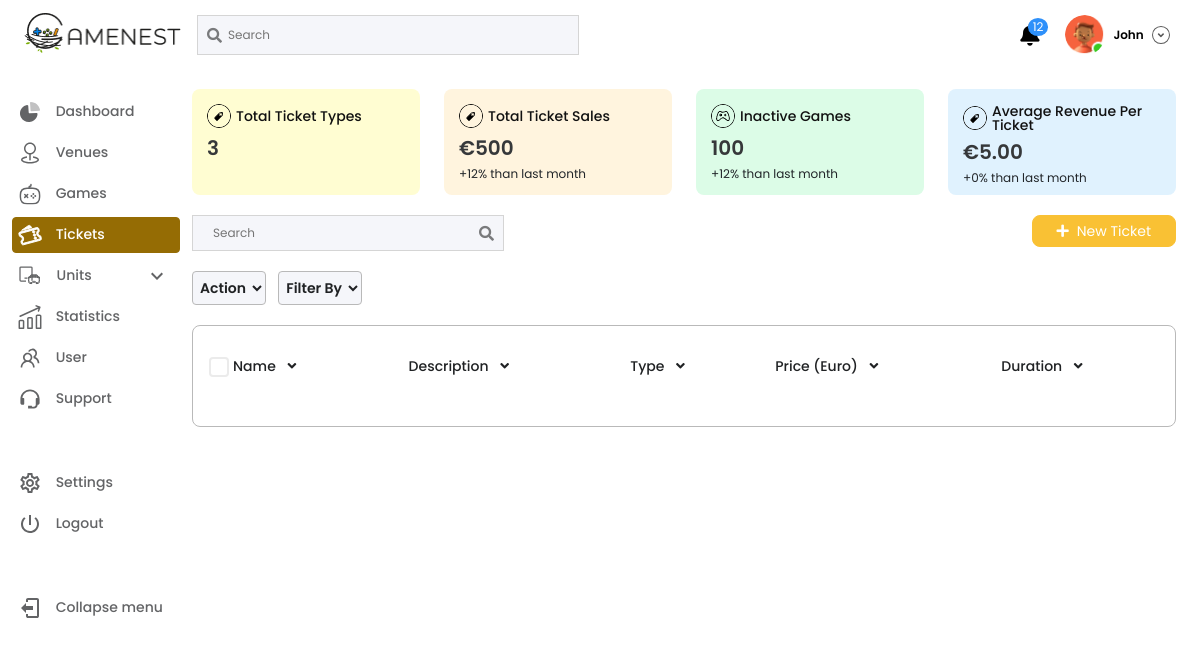
/tickets (signed in), run on an earlier commit of the app's database.
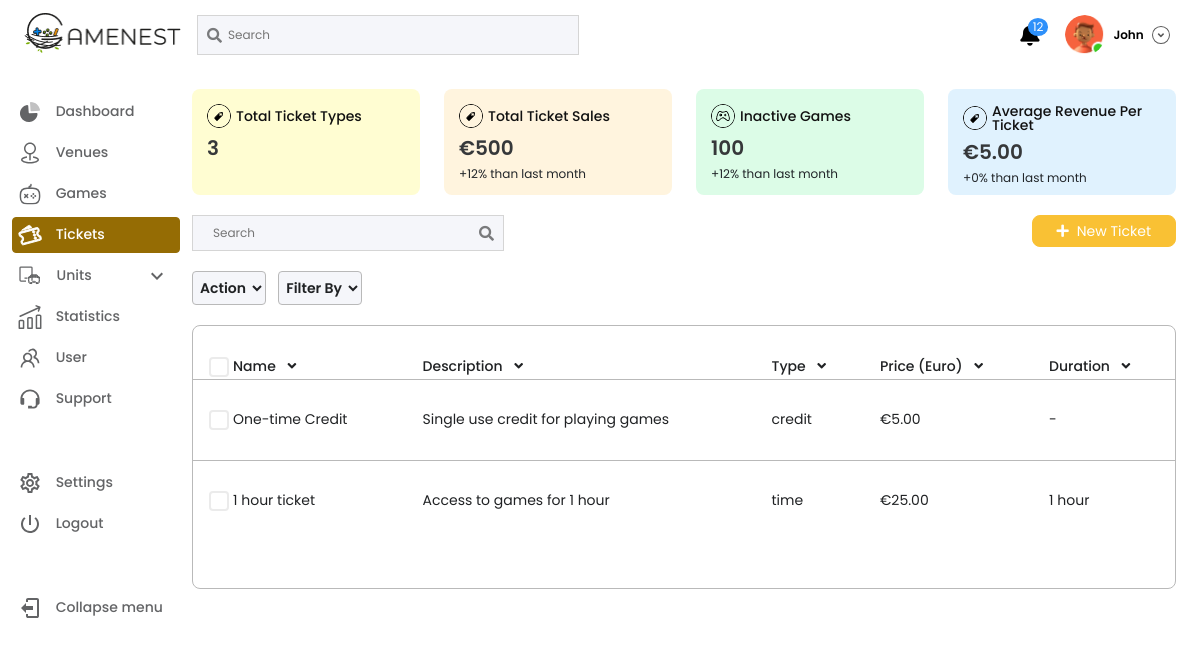
And on a later commit of the database.
### myapp/models.py (models this page shows, shortened)
class Tickets(models.Model):
    name = models.CharField(max_length=255)
    description = models.TextField(max_length=255)
    type = models.CharField(max_length=254)
    duration = models.CharField(max_length=20)
    price = models.CharField(max_length=255)

### myapp/views.py (the view, shortened to what this page needs)
# urls.py: path('tickets',tickets,name="tickets"),
def tickets(request):
    if request.user.is_authenticated:
        username = request.user.username
        tickets = Tickets.objects.all().order_by('id')
        tickets_paginator = Paginator(tickets, 10)
        tickets_page_number = request.GET.get('page',1)
        ticketspage_obj = tickets_paginator.get_page(tickets_page_number)
    return render(request,'tickets.html',{'username':username,'tickets':tickets,'ticketspage_obj':ticketspage_obj})

### templates/tickets.html (shortened to what the changed rows need)
{%load static%}
<!DOCTYPE html>
<html lang="en">
<head>
    <link href="https://cdn.jsdelivr.net/npm/bootstrap@5.2.0/dist/css/bootstrap.min.css" rel="stylesheet">
    <link rel="stylesheet" href="https://cdnjs.cloudflare.com/ajax/libs/font-awesome/5.14.0/css/all.min.css" />
    <link rel="stylesheet" href="{%static 'css/style.css'%}">
</head>
<body>
    <section>
        <div class="container-fluid">
            <div class="row">
                <div class="col-12">
                    <div class="d-flex">
                        <div class="contentArea">
                            <section class="marginTopAll">
                                <div class="container-fluid">
                                    <div class="row">
                                        <div class="col-lg-3 col-md-6 mt-md-0 mt-3">
                                            <div class="customcard bg-orange">
                                                <h2>3</h2>
                                            </div>
                                        </div>
                                        <div class="col-lg-3 col-md-6 mt-md-0 mt-3">
                                            <div class="customcard bg-pink">
                                                <h2>€500</h2>
                                            </div>
                                        </div>
                                        <div class="col-lg-3 col-md-6 mt-md-0 mt-3">
                                            <div class="customcard bg-green">
                                                <h2>100</h2>
                                            </div>
                                        </div>
                                        <div class="col-lg-3 col-md-6 mt-md-0 mt-3">
                                            <div class="customcard bg-blue">
                                                <h2>€5.00</h2>
                                            </div>
                                        </div>
                                    </div>
                                </div>
                            </section>
                            <section class="marginTopAll">
                                <div class="container-fluid">
                                    <div class="row">
                                        <div class="col-12">
                                            <div class="border-box marginTopAll px-0">
                                                <div class="table-responsive mt-3">
                                                    <table class="table dataTable">
                                                        <thead>
                                                            <th>
                                                                <p class="checkbx">
                                                                    <label for="c1">Name <i
                                                                            class="fas fa-angle-down ms-2"></i></label>
                                                                </p>
                                                            </th>
                                                            <th>Description <i class="fas fa-angle-down ms-2"></i></th>
                                                            <th>Type <i class="fas fa-angle-down ms-2"></i></th>
                                                            <th>Price (Euro) <i class="fas fa-angle-down ms-2"></i></th>
                                                            <th>Duration <i class="fas fa-angle-down ms-2"></i></th>
                                                        </thead>
                                                        <tbody>
                                                           {% for tickets in ticketspage_obj %}
                                                            <tr>
                                                                <td>
                                                                    <p class="checkbx">
                                                                        <label for="tickets_{{ tickets.id }}">{{tickets.name}}</label>
                                                                    </p>
                                                                </td>
                                                                <td>{{tickets.description}}</td>
                                                                <td>{{tickets.type}}</td>
                                                                <td>{{tickets.price}}</td>
                                                                <td>{{tickets.duration}}</td>
                                                            </tr>
                                                            {% endfor %}
                                                        </tbody>
                                                    </table>
                                                </div>
                                            </div>
                                        </div>
                                    </div>
                                </div>
                            </section>
                        </div>
                    </div>
                </div>
            </div>
        </div>
    </section>
</body>
</html>

What changed in the data, as far as the page shows it:
added Tickets: name "One-time Credit", description "Single use credit for playing games", type "credit", price "€5.00", duration "-"
added Tickets: name "1 hour ticket", description "Access to games for 1 hour", type "time", price "€25.00", duration "1 hour"
